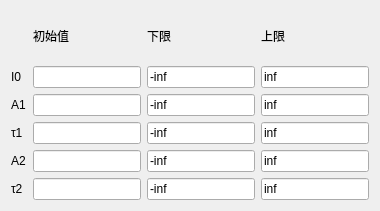
            <widget class="QWidget" name="page_4">
             <property name="geometry">
              <rect>
               <x>0</x>
               <y>0</y>
               <width>380</width>
               <height>211</height>
              </rect>
             </property>
             <attribute name="label">
              <string>系数约束</string>
             </attribute>
             <layout class="QGridLayout" name="gridLayout_5">
              <item row="0" column="4" rowspan="3">
               <layout class="QGridLayout" name="gridLayout_6">
                <property name="rightMargin">
                 <number>0</number>
                </property>
                <item row="1" column="2">
                 <widget class="QLabel" name="label_25">
                  <property name="text">
                   <string>下限</string>
                  </property>
                 </widget>
                </item>
                <item row="3" column="0">
                 <widget class="QLabel" name="label_20">
                  <property name="text">
                   <string>A1</string>
                  </property>
                 </widget>
                </item>
                <item row="1" column="3">
                 <widget class="QLabel" name="label_36">
                  <property name="text">
                   <string>上限</string>
                  </property>
                 </widget>
                </item>
                <item row="4" column="1">
                 <widget class="QLineEdit" name="lineEdit_14">
                  <property name="sizePolicy">
                   <sizepolicy hsizetype="Preferred" vsizetype="Fixed">
                    <horstretch>0</horstretch>
                    <verstretch>0</verstretch>
                   </sizepolicy>
                  </property>
                  <property name="maximumSize">
                   <size>
                    <width>16777215</width>
                    <height>16777215</height>
                   </size>
                  </property>
                 </widget>
                </item>
                <item row="6" column="3">
                 <widget class="QLineEdit" name="lineEdit_35">
                  <property name="sizePolicy">
                   <sizepolicy hsizetype="Preferred" vsizetype="Fixed">
                    <horstretch>0</horstretch>
                    <verstretch>0</verstretch>
                   </sizepolicy>
                  </property>
                  <property name="text">
                   <string>inf</string>
                  </property>
                 </widget>
                </item>
                <item row="5" column="2">
                 <widget class="QLineEdit" name="lineEdit_13">
                  <property name="sizePolicy">
                   <sizepolicy hsizetype="Preferred" vsizetype="Fixed">
                    <horstretch>0</horstretch>
                    <verstretch>0</verstretch>
                   </sizepolicy>
                  </property>
                  <property name="maximumSize">
                   <size>
                    <width>16777215</width>
                    <height>16777215</height>
                   </size>
                  </property>
                  <property name="text">
                   <string>-inf</string>
                  </property>
                 </widget>
                </item>
                <item row="4" column="2">
                 <widget class="QLineEdit" name="lineEdit_12">
                  <property name="sizePolicy">
                   <sizepolicy hsizetype="Preferred" vsizetype="Fixed">
                    <horstretch>0</horstretch>
                    <verstretch>0</verstretch>
                   </sizepolicy>
                  </property>
                  <property name="maximumSize">
                   <size>
                    <width>16777215</width>
                    <height>16777215</height>
                   </size>
                  </property>
                  <property name="text">
                   <string>-inf</string>
                  </property>
                 </widget>
                </item>
                <item row="6" column="2">
                 <widget class="QLineEdit" name="lineEdit_34">
                  <property name="sizePolicy">
                   <sizepolicy hsizetype="Preferred" vsizetype="Fixed">
                    <horstretch>0</horstretch>
                    <verstretch>0</verstretch>
                   </sizepolicy>
                  </property>
                  <property name="text">
                   <string>-inf</string>
                  </property>
                 </widget>
                </item>
                <item row="3" column="1">
                 <widget class="QLineEdit" name="lineEdit_6">
                  <property name="sizePolicy">
                   <sizepolicy hsizetype="Preferred" vsizetype="Fixed">
                    <horstretch>0</horstretch>
                    <verstretch>0</verstretch>
                   </sizepolicy>
                  </property>
                  <property name="maximumSize">
                   <size>
                    <width>16777215</width>
                    <height>16777215</height>
                   </size>
                  </property>
                 </widget>
                </item>
                <item row="6" column="1">
                 <widget class="QLineEdit" name="lineEdit_25">
                  <property name="sizePolicy">
                   <sizepolicy hsizetype="Preferred" vsizetype="Fixed">
                    <horstretch>0</horstretch>
                    <verstretch>0</verstretch>
                   </sizepolicy>
                  </property>
                 </widget>
                </item>
                <item row="6" column="0">
                 <widget class="QLabel" name="label_7">
                  <property name="text">
                   <string>τ2</string>
                  </property>
                 </widget>
                </item>
                <item row="3" column="2">
                 <widget class="QLineEdit" name="lineEdit_11">
                  <property name="sizePolicy">
                   <sizepolicy hsizetype="Preferred" vsizetype="Fixed">
                    <horstretch>0</horstretch>
                    <verstretch>0</verstretch>
                   </sizepolicy>
                  </property>
                  <property name="maximumSize">
                   <size>
                    <width>16777215</width>
                    <height>16777215</height>
                   </size>
                  </property>
                  <property name="text">
                   <string>-inf</string>
                  </property>
                 </widget>
                </item>
                <item row="4" column="0">
                 <widget class="QLabel" name="label_23">
                  <property name="text">
                   <string>τ1</string>
                  </property>
                 </widget>
                </item>
                <item row="1" column="1">
                 <widget class="QLabel" name="label_24">
                  <property name="text">
                   <string>初始值</string>
                  </property>
                 </widget>
                </item>
                <item row="5" column="1">
                 <widget class="QLineEdit" name="lineEdit_15">
                  <property name="sizePolicy">
                   <sizepolicy hsizetype="Preferred" vsizetype="Fixed">
                    <horstretch>0</horstretch>
                    <verstretch>0</verstretch>
                   </sizepolicy>
                  </property>
                  <property name="maximumSize">
                   <size>
                    <width>16777215</width>
                    <height>16777215</height>
                   </size>
                  </property>
                 </widget>
                </item>
                <item row="5" column="3">
                 <widget class="QLineEdit" name="lineEdit_18">
                  <property name="sizePolicy">
                   <sizepolicy hsizetype="Preferred" vsizetype="Fixed">
                    <horstretch>0</horstretch>
                    <verstretch>0</verstretch>
                   </sizepolicy>
                  </property>
                  <property name="maximumSize">
                   <size>
                    <width>16777215</width>
                    <height>16777215</height>
                   </size>
                  </property>
                  <property name="text">
                   <string>inf</string>
                  </property>
                 </widget>
                </item>
                <item row="4" column="3">
                 <widget class="QLineEdit" name="lineEdit_17">
                  <property name="sizePolicy">
                   <sizepolicy hsizetype="Preferred" vsizetype="Fixed">
                    <horstretch>0</horstretch>
                    <verstretch>0</verstretch>
                   </sizepolicy>
                  </property>
                  <property name="maximumSize">
                   <size>
                    <width>16777215</width>
                    <height>16777215</height>
                   </size>
                  </property>
                  <property name="text">
                   <string>inf</string>
                  </property>
                 </widget>
                </item>
                <item row="3" column="3">
                 <widget class="QLineEdit" name="lineEdit_16">
                  <property name="sizePolicy">
                   <sizepolicy hsizetype="Preferred" vsizetype="Fixed">
                    <horstretch>0</horstretch>
                    <verstretch>0</verstretch>
                   </sizepolicy>
                  </property>
                  <property name="maximumSize">
                   <size>
                    <width>16777215</width>
                    <height>16777215</height>
                   </size>
                  </property>
                  <property name="text">
                   <string>inf</string>
                  </property>
                 </widget>
                </item>
                <item row="5" column="0">
                 <widget class="QLabel" name="label_22">
                  <property name="text">
                   <string>A2</string>
                  </property>
                 </widget>
                </item>
                <item row="2" column="0">
                 <widget class="QLabel" name="label_37">
                  <property name="text">
                   <string>I0</string>
                  </property>
                 </widget>
                </item>
                <item row="2" column="1">
                 <widget class="QLineEdit" name="lineEdit_36">
                  <property name="sizePolicy">
                   <sizepolicy hsizetype="Preferred" vsizetype="Fixed">
                    <horstretch>0</horstretch>
                    <verstretch>0</verstretch>
                   </sizepolicy>
                  </property>
                 </widget>
                </item>
                <item row="2" column="2">
                 <widget class="QLineEdit" name="lineEdit_37">
                  <property name="sizePolicy">
                   <sizepolicy hsizetype="Preferred" vsizetype="Fixed">
                    <horstretch>0</horstretch>
                    <verstretch>0</verstretch>
                   </sizepolicy>
                  </property>
                  <property name="text">
                   <string>-inf</string>
                  </property>
                 </widget>
                </item>
                <item row="2" column="3">
                 <widget class="QLineEdit" name="lineEdit_38">
                  <property name="sizePolicy">
                   <sizepolicy hsizetype="Preferred" vsizetype="Fixed">
                    <horstretch>0</horstretch>
                    <verstretch>0</verstretch>
                   </sizepolicy>
                  </property>
                  <property name="text">
                   <string>inf</string>
                  </property>
                 </widget>
                </item>
               </layout>
              </item>
             </layout>
            </widget>
